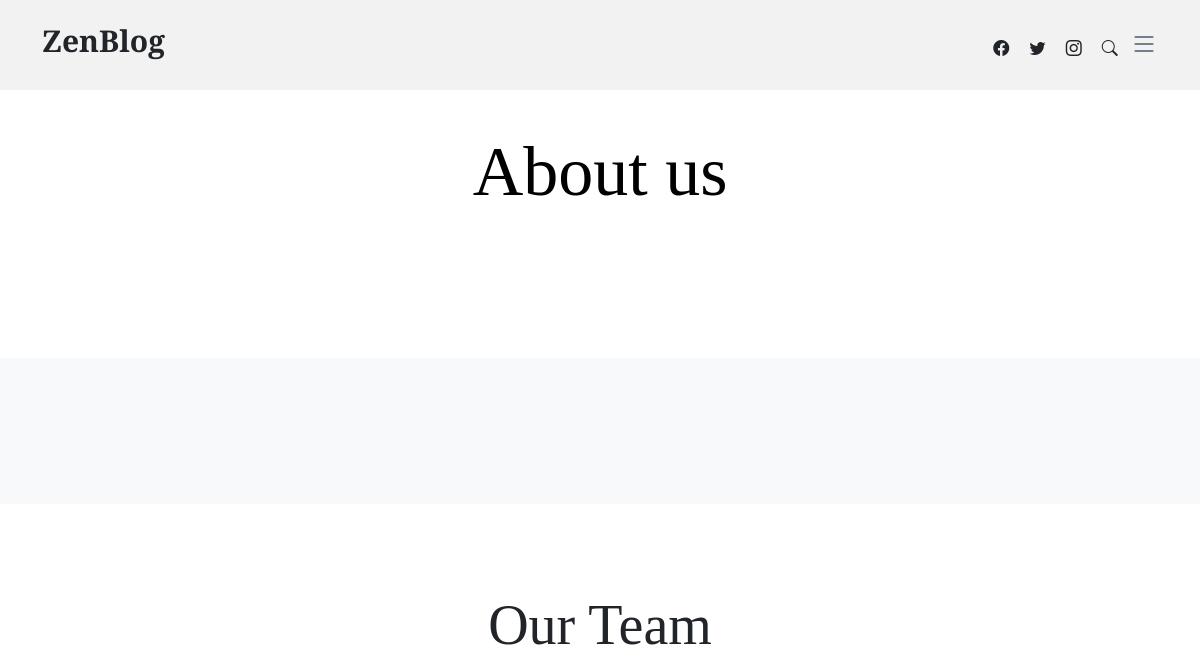
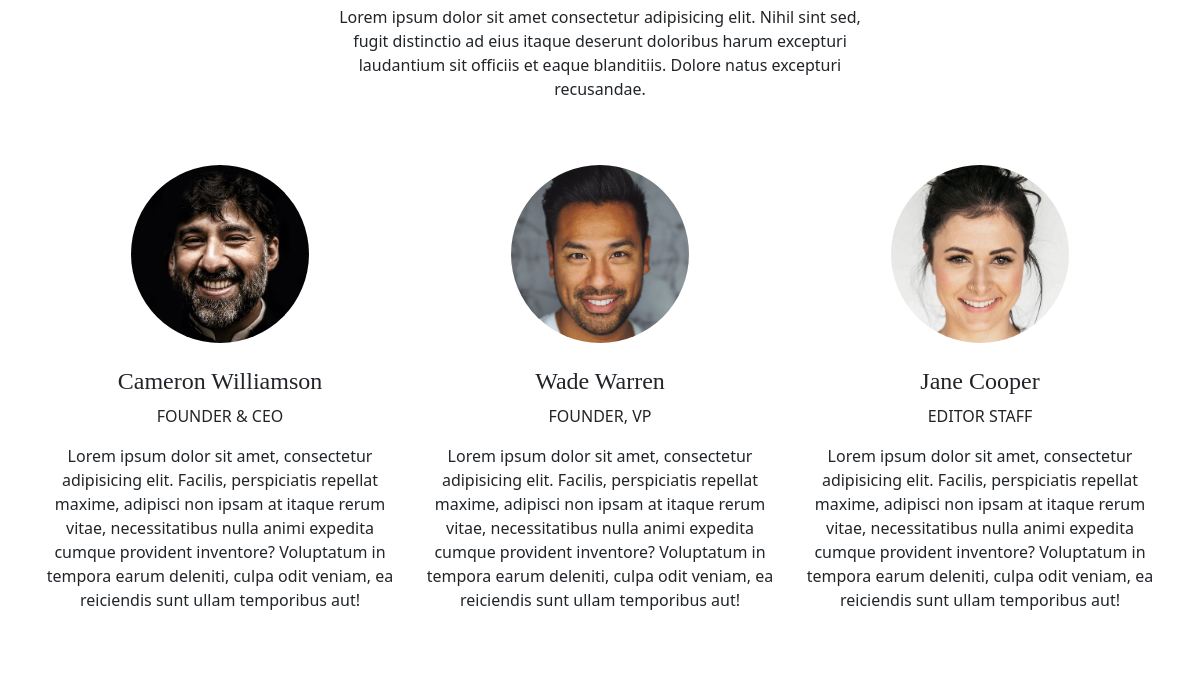
The app's page /about (upper part), older data (2 pictures, top to bottom).
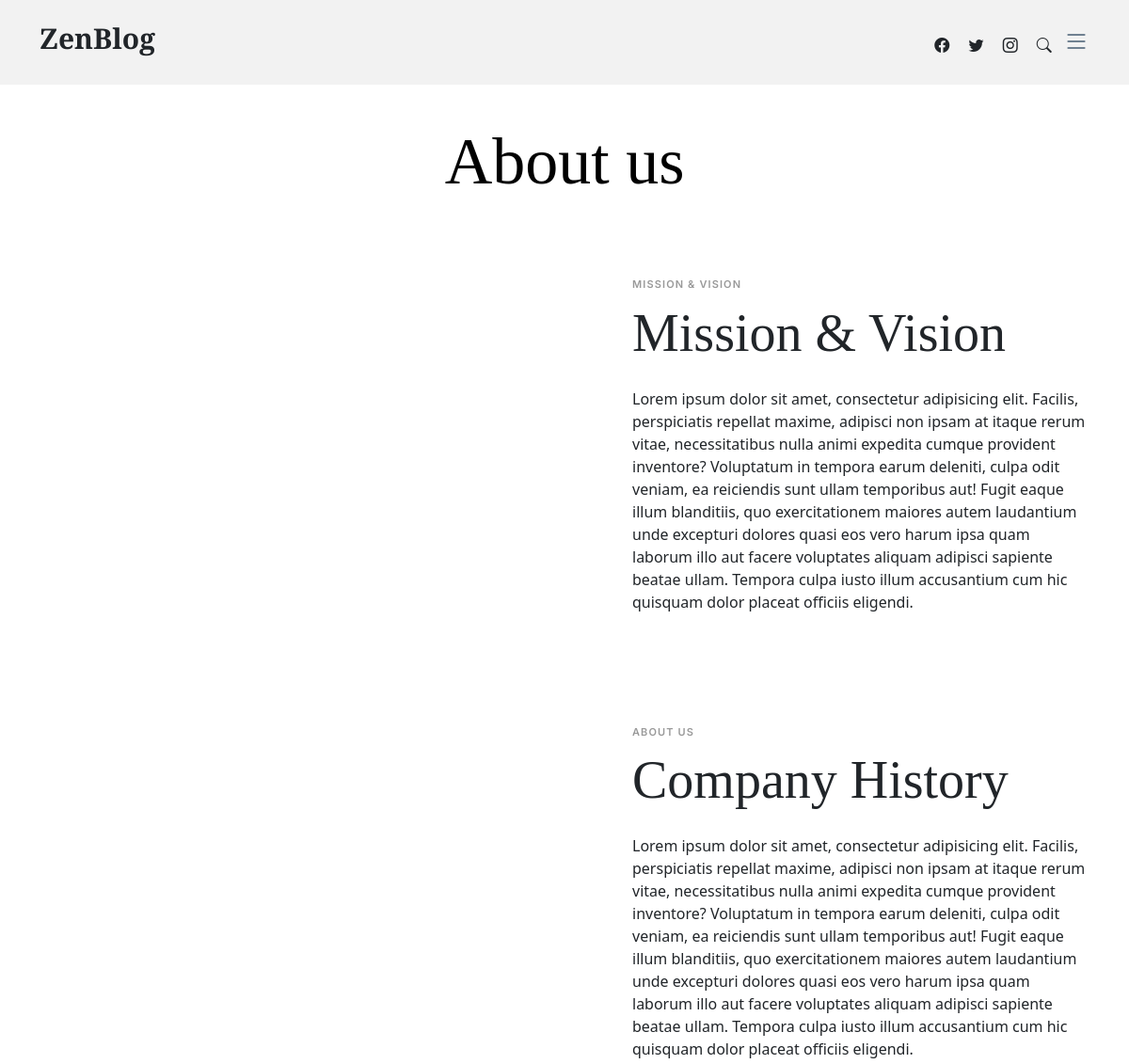
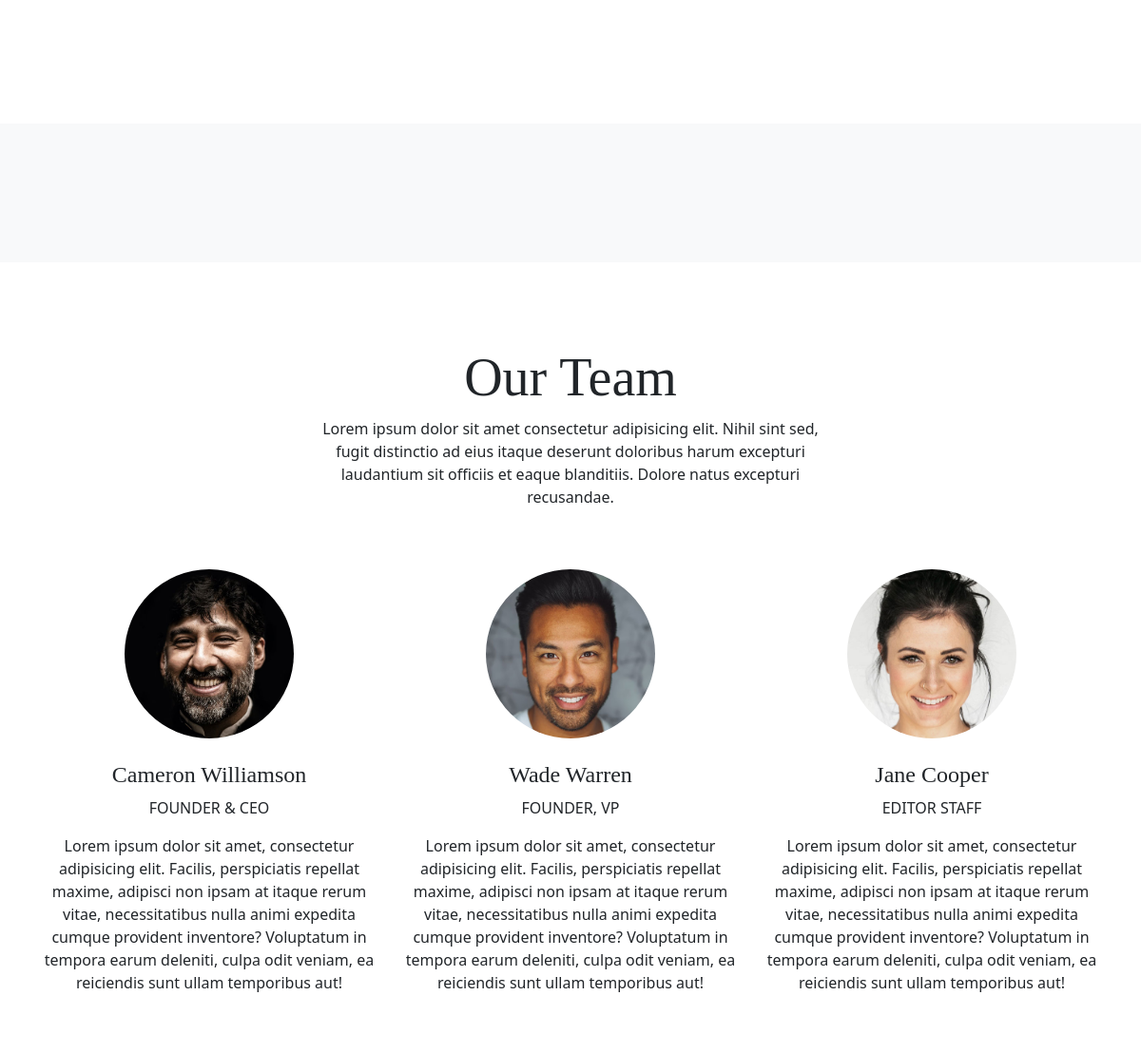
The same page, newer data (2 pictures, top to bottom).
### main/models.py (models this page shows, shortened)
class Aboutus(models.Model):
    type = models.CharField(max_length=100)
    title = models.CharField(max_length=150)
    content = models.TextField()
    klas = models.CharField(max_length=50)
    rasm = models.TextField()

### main/views.py (the view)
# urls.py: path('about', about, name='about'),  # yangi.uz/about
def about(request):
    aboutitems = Aboutus.objects.all()
    aboutln = AboutLN.objects.first()
    context = {
        'items': aboutitems,
        'aboutln': aboutln
    }
    return render(request, 'main/about.html', context)

### main/templates/main/about.html (shortened to what this page needs)
{% extends 'main/base.html' %}
{% block content %}
  <main id="main">
    <section>
      <div class="container" data-aos="fade-up">
        <div class="row">
          <div class="col-lg-12 text-center mb-5">
            <h1 class="page-title">About us</h1>
          </div>
        </div>
        <div class="row mb-5">
      {% for i in items %}
          <div class="d-md-flex post-entry-2 half {{i.klas}} ">
            <a href="#" class="me-4 thumbnail">
            </a>
            <div class="ps-md-5 mt-4 mt-md-0">
              <div class="post-meta mt-4">{{i.type}}</div>
              <h2 class="mb-4 display-4">{{ i.title }}</h2>
              <p>{{ i.content }}</p>
            </div>
          </div>
      {% endfor %}
        </div>
      </div>
    </section>
    <section class="mb-5 bg-light py-5">
      <div class="container" data-aos="fade-up">
        <div class="row justify-content-between align-items-lg-center">
          <div class="col-lg-5 mb-4 mb-lg-0">
          </div>
          <div class="col-lg-6">
            <div class="row">
              <div class="col-6">
              </div>
              <div class="col-6 mt-4">
              </div>
            </div>
          </div>
        </div>
      </div>
    </section>
    <section>
      <div class="container" data-aos="fade-up">
        <div class="row">
          <div class="col-12 text-center mb-5">
            <div class="row justify-content-center">
              <div class="col-lg-6">
                <h2 class="display-4">Our Team</h2>
                <p>Lorem ipsum dolor sit amet consectetur adipisicing elit. Nihil sint sed, fugit distinctio ad eius itaque deserunt doloribus harum excepturi laudantium sit officiis et eaque blanditiis. Dolore natus excepturi recusandae.</p>
              </div>
            </div>
          </div>
          <div class="col-lg-4 text-center mb-5">
            <img src="assets/img/person-1.jpg" alt="" class="img-fluid rounded-circle w-50 mb-4">
            <h4>Cameron Williamson</h4>
            <span class="d-block mb-3 text-uppercase">Founder &amp; CEO</span>
            <p>Lorem ipsum dolor sit amet, consectetur adipisicing elit. Facilis, perspiciatis repellat maxime, adipisci non ipsam at itaque rerum vitae, necessitatibus nulla animi expedita cumque provident inventore? Voluptatum in tempora earum deleniti, culpa odit veniam, ea reiciendis sunt ullam temporibus aut!</p>
          </div>
          <div class="col-lg-4 text-center mb-5">
            <img src="assets/img/person-2.jpg" alt="" class="img-fluid rounded-circle w-50 mb-4">
            <h4>Wade Warren</h4>
            <span class="d-block mb-3 text-uppercase">Founder, VP</span>
            <p>Lorem ipsum dolor sit amet, consectetur adipisicing elit. Facilis, perspiciatis repellat maxime, adipisci non ipsam at itaque rerum vitae, necessitatibus nulla animi expedita cumque provident inventore? Voluptatum in tempora earum deleniti, culpa odit veniam, ea reiciendis sunt ullam temporibus aut!</p>
          </div>
          <div class="col-lg-4 text-center mb-5">
            <img src="assets/img/person-3.jpg" alt="" class="img-fluid rounded-circle w-50 mb-4">
            <h4>Jane Cooper</h4>
            <span class="d-block mb-3 text-uppercase">Editor Staff</span>
            <p>Lorem ipsum dolor sit amet, consectetur adipisicing elit. Facilis, perspiciatis repellat maxime, adipisci non ipsam at itaque rerum vitae, necessitatibus nulla animi expedita cumque provident inventore? Voluptatum in tempora earum deleniti, culpa odit veniam, ea reiciendis sunt ullam temporibus aut!</p>
          </div>
        </div>
      </div>
    </section>
  </main>
{% endblock %}

Row changes from the older to the newer data that the page shows:
added Aboutus: type "MISSION & VISION", title "Mission & Vision", content "Lorem ipsum dolor sit amet, consectetur adipisicing elit. Facilis, perspiciatis repellat maxime, adipisci non ipsam at itaque rerum vitae, necessitatibus nulla animi expedita cumque provident inventore? Voluptatum in tempora earum deleniti, culpa odit veniam, ea reiciendis sunt ullam temporibus aut! Fugit eaque illum blanditiis, quo exercitationem maiores autem laudantium unde excepturi dolores quasi eos vero harum ipsa quam laborum illo aut facere voluptates aliquam adipisci sapiente beatae ullam. Tempora culpa iusto illum accusantium cum hic quisquam dolor placeat officiis eligendi."
added Aboutus: type "ABOUT US", title "Company History", content "Lorem ipsum dolor sit amet, consectetur adipisicing elit. Facilis, perspiciatis repellat maxime, adipisci non ipsam at itaque rerum vitae, necessitatibus nulla animi expedita cumque provident inventore? Voluptatum in tempora earum deleniti, culpa odit veniam, ea reiciendis sunt ullam temporibus aut! Fugit eaque illum blanditiis, quo exercitationem maiores autem laudantium unde excepturi dolores quasi eos vero harum ipsa quam laborum illo aut facere voluptates aliquam adipisci sapiente beatae ullam. Tempora culpa iusto illum accusantium cum hic quisquam dolor placeat officiis eligendi."
